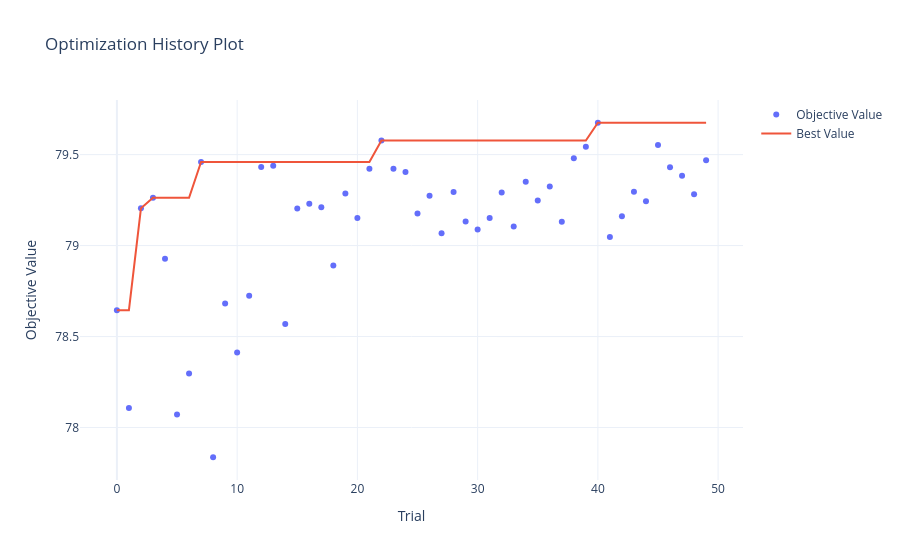
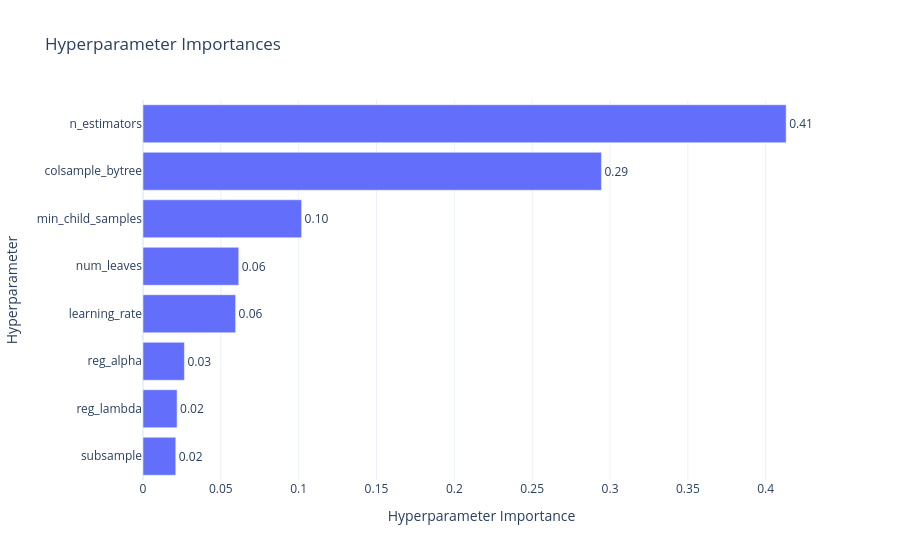

The code cell stored with these charts, in order, in its notebook:
### Code cell
# Evolución de la búsqueda e importancia de cada hiperparámetro
plot_optimization_history(estudio).show()
plot_param_importances(estudio).show()

### Figure 1 — Plotly figure (JSON) as saved in the notebook; plotly's stock layout.template omitted (floating-point values rounded to 4 significant figures)
{"data": [{"mode": "markers", "name": "Objective Value", "type": "scatter", "x": [0, 1, 2, 3, 4, 5, 6, 7, 8, 9, 10, 11, 12, 13, 14, 15, 16, 17, 18, 19, 20, 21, 22, 23, 24, 25, 26, 27, 28, 29, 30, 31, 32, 33, 34, 35, 36, 37, 38, 39, 40, 41, 42, 43, 44, 45, 46, 47, 48, 49], "y": [78.64, 78.11, 79.2, 79.26, 78.93, 78.07, 78.3, 79.46, 77.84, 78.68, 78.41, 78.72, 79.43, 79.44, 78.57, 79.2, 79.23, 79.21, 78.89, 79.29, 79.15, 79.42, 79.58, 79.42, 79.4, 79.18, 79.27, 79.07, 79.29, 79.13, 79.09, 79.15, 79.29, 79.11, 79.35, 79.25, 79.32, 79.13, 79.48, 79.54, 79.67, 79.05, 79.16, 79.3, 79.24, 79.55, 79.43, 79.38, 79.28, 79.47]}, {"mode": "lines", "name": "Best Value", "type": "scatter", "x": [0, 1, 2, 3, 4, 5, 6, 7, 8, 9, 10, 11, 12, 13, 14, 15, 16, 17, 18, 19, 20, 21, 22, 23, 24, 25, 26, 27, 28, 29, 30, 31, 32, 33, 34, 35, 36, 37, 38, 39, 40, 41, 42, 43, 44, 45, 46, 47, 48, 49], "y": [78.64, 78.64, 79.2, 79.26, 79.26, 79.26, 79.26, 79.46, 79.46, 79.46, 79.46, 79.46, 79.46, 79.46, 79.46, 79.46, 79.46, 79.46, 79.46, 79.46, 79.46, 79.46, 79.58, 79.58, 79.58, 79.58, 79.58, 79.58, 79.58, 79.58, 79.58, 79.58, 79.58, 79.58, 79.58, 79.58, 79.58, 79.58, 79.58, 79.58, 79.67, 79.67, 79.67, 79.67, 79.67, 79.67, 79.67, 79.67, 79.67, 79.67]}, {"marker": {"color": "#cccccc"}, "mode": "markers", "name": "Infeasible Trial", "showlegend": false, "type": "scatter", "x": [], "y": []}], "layout": {"title": {"text": "Optimization History Plot"}, "xaxis": {"title": {"text": "Trial"}}, "yaxis": {"title": {"text": "Objective Value"}}}}

### Figure 2 — Plotly figure (JSON) as saved in the notebook; plotly's stock layout.template omitted (floating-point values rounded to 4 significant figures)
{"data": [{"cliponaxis": false, "hovertemplate": ["subsample (FloatDistribution): 0.02103572902201403<extra></extra>", "reg_lambda (FloatDistribution): 0.02188273042729754<extra></extra>", "reg_alpha (FloatDistribution): 0.026594411349219665<extra></extra>", "learning_rate (FloatDistribution): 0.059480840545405304<extra></extra>", "num_leaves (IntDistribution): 0.06151053056198267<extra></extra>", "min_child_samples (IntDistribution): 0.10187842079923726<extra></extra>", "colsample_bytree (FloatDistribution): 0.2944839672229656<extra></extra>", "n_estimators (IntDistribution): 0.413133370071878<extra></extra>"], "name": "Objective Value", "orientation": "h", "text": ["0.02", "0.02", "0.03", "0.06", "0.06", "0.10", "0.29", "0.41"], "textposition": "outside", "type": "bar", "x": [0.02104, 0.02188, 0.02659, 0.05948, 0.06151, 0.1019, 0.2945, 0.4131], "y": ["subsample", "reg_lambda", "reg_alpha", "learning_rate", "num_leaves", "min_child_samples", "colsample_bytree", "n_estimators"]}], "layout": {"title": {"text": "Hyperparameter Importances"}, "xaxis": {"title": {"text": "Hyperparameter Importance"}}, "yaxis": {"title": {"text": "Hyperparameter"}}}}
